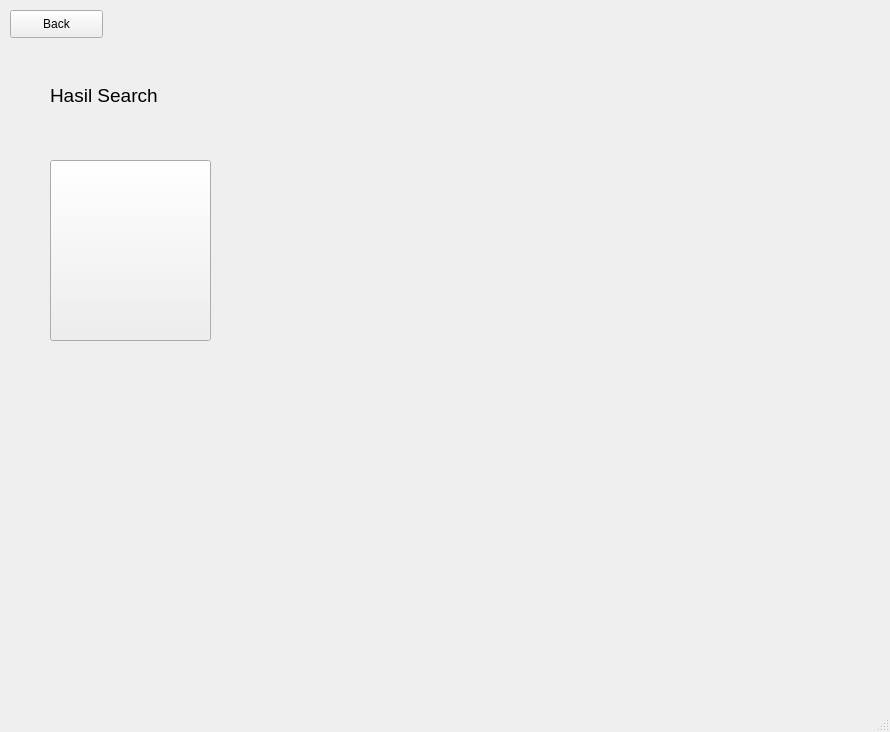
<?xml version="1.0" encoding="UTF-8"?>
<ui version="4.0">
 <class>MainWindow</class>
 <widget class="QMainWindow" name="MainWindow">
  <property name="geometry">
   <rect>
    <x>0</x>
    <y>0</y>
    <width>890</width>
    <height>732</height>
   </rect>
  </property>
  <property name="windowTitle">
   <string>MainWindow</string>
  </property>
  <widget class="QWidget" name="centralwidget">
   <widget class="QPushButton" name="pushButton">
    <property name="geometry">
     <rect>
      <x>10</x>
      <y>10</y>
      <width>93</width>
      <height>28</height>
     </rect>
    </property>
    <property name="text">
     <string>Back</string>
    </property>
   </widget>
   <widget class="QLabel" name="label">
    <property name="geometry">
     <rect>
      <x>50</x>
      <y>70</y>
      <width>141</width>
      <height>51</height>
     </rect>
    </property>
    <property name="font">
     <font>
      <pointsize>14</pointsize>
     </font>
    </property>
    <property name="text">
     <string>Hasil Search</string>
    </property>
   </widget>
   <widget class="QPushButton" name="pushButton_2">
    <property name="geometry">
     <rect>
      <x>50</x>
      <y>160</y>
      <width>161</width>
      <height>181</height>
     </rect>
    </property>
    <property name="text">
     <string/>
    </property>
   </widget>
  </widget>
  <widget class="QMenuBar" name="menubar">
   <property name="geometry">
    <rect>
     <x>0</x>
     <y>0</y>
     <width>890</width>
     <height>26</height>
    </rect>
   </property>
  </widget>
  <widget class="QStatusBar" name="statusbar"/>
 </widget>
 <resources/>
 <connections/>
</ui>
